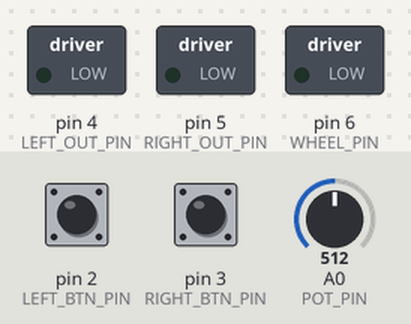
A sketch run on a simulated Arduino Uno, built with avr-gcc and run on an emulated ATmega328P. On the bench: switched loads named in the sketch (green lamp = pin HIGH). Dashed ring = blinking. The inputs (shaded band) are chosen by the test bench; at power-on: pin 2 (LEFT_BTN_PIN) LOW, pin 3 (RIGHT_BTN_PIN) LOW, A0 (POT_PIN) = 512.

Above: at 0.04 s.
1.3 s: pin 2 (LEFT_BTN_PIN) pulled HIGH for 0.15 s
At 3.96 s:
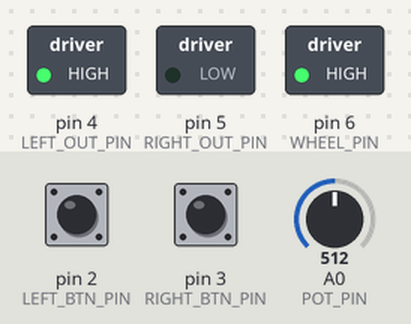
4.3 s: pin 3 (RIGHT_BTN_PIN) pulled HIGH for 0.15 s
7.4 s: pin 2 (LEFT_BTN_PIN) pulled HIGH for 1 s
10.4 s: A0 (POT_PIN) set to 716
At 10.89 s:
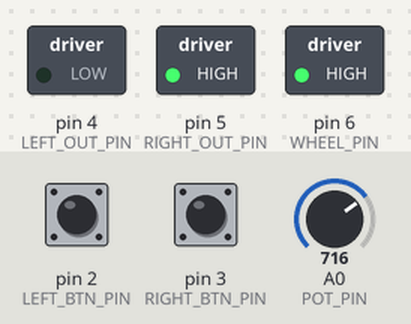
13.4 s: A0 (POT_PIN) set to 306
At 13.94 s:
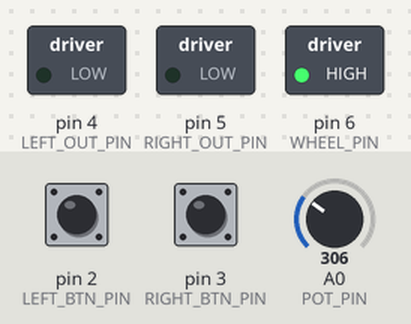
16.4 s: pin 2 (LEFT_BTN_PIN) pulled HIGH for 3.2 s
At 18.09 s:
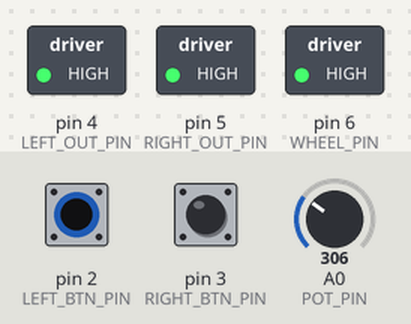
Timing chart, 0 to 22.1 s (numbered marks = the images above; inputs shaded):
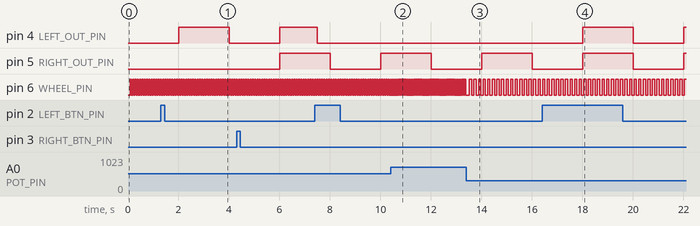

Measured:
- after the input at 1.3 s, pin 4 (LEFT_OUT_PIN): LOW → HIGH after 0.70 s, → LOW 2.0 s later
- after the input at 4.3 s, pin 5 (RIGHT_OUT_PIN): LOW → HIGH after 1.7 s
- after the input at 10.4 s, pin 6 (WHEEL_PIN): alternates HIGH for 0.03 s and LOW for 0.03 s, starting after 0.09 s
- after the input at 13.4 s, pin 6 (WHEEL_PIN): alternates HIGH for 0.09 s and LOW for 0.09 s, starting after 0.12 s
- after the input at 16.4 s, pin 4 (LEFT_OUT_PIN): LOW → HIGH after 1.6 s, → LOW 2.0 s later, → HIGH 2.0 s later
- by itself, pin 6 (WHEEL_PIN): alternates HIGH for 0.05 s and LOW for 0.05 s

The sketch:

BikeSimulator.ino
```cpp
#define LEFT_BTN_PIN 2
#define RIGHT_BTN_PIN 3
#define LEFT_OUT_PIN 4
#define RIGHT_OUT_PIN 5
#define WHEEL_PIN 6
#define POT_PIN A0
#define THRESHOLD 100


const double max_speed = 170.0;

volatile bool left_interrupt_request = false;
volatile unsigned long left_interrupt_time;
volatile bool right_interrupt_request = false;
volatile unsigned long right_interrupt_time;

unsigned long int wheel_last_update;
unsigned long int indicators_value_last_update;

volatile bool left_indicator;
volatile bool right_indicator;
volatile bool wheel;
volatile bool indicators_value;

double wheel_diameter = 1.9;


void leftInterruptHandler() {
  //the interrupt is disabled for some time after its execution for debouncing
  if (!left_interrupt_request) {
    left_interrupt_request = true;
    left_interrupt_time = millis();
  }
}

void rightInterruptHandler() {
  //the interrupt is disabled for some time after its execution for debouncing
  if (!right_interrupt_request) {
    right_interrupt_request = true;
    right_interrupt_time = millis();
  }
}

void setup() {
  //set pin directions
  pinMode(WHEEL_PIN, OUTPUT);
  pinMode(LEFT_OUT_PIN, OUTPUT);
  pinMode(RIGHT_OUT_PIN, OUTPUT);
  pinMode(LEFT_BTN_PIN, INPUT);
  pinMode(RIGHT_BTN_PIN, INPUT);
  pinMode(POT_PIN, INPUT);

  //attach interrupts for the indicators buttons
  attachInterrupt(digitalPinToInterrupt(LEFT_BTN_PIN), leftInterruptHandler, RISING);
  attachInterrupt(digitalPinToInterrupt(RIGHT_BTN_PIN), rightInterruptHandler, RISING);

  //initialize time variables
  wheel_last_update = millis();
  indicators_value_last_update = millis();
}

void loop() {
  //toggle the global indicators flsg every 2 seconds
  if (millis() - indicators_value_last_update > 2000) {
    indicators_value_last_update = millis();
    indicators_value = !indicators_value;
  }

  //handle indicators interrupts requests
  if (left_interrupt_request && (millis() - left_interrupt_time) > 100) {
    left_interrupt_request = false;
    left_indicator = !left_indicator;
  }
  if (right_interrupt_request && (millis() - right_interrupt_time) > 100) {
    right_interrupt_request = false;
    right_indicator = !right_indicator;
  }

  //turn the indicator on only if the global indicator flag and the corresponding indicator state are true
  digitalWrite(LEFT_OUT_PIN, left_indicator && indicators_value);
  digitalWrite(RIGHT_OUT_PIN, right_indicator && indicators_value);

  //read the analog input from the potentiometer and calculate the corresponding speed
  float vel = 0.0;
  int analog_read = analogRead(POT_PIN);
  if (analog_read > THRESHOLD) {
    vel = (float)(analog_read - THRESHOLD) / (1023 - THRESHOLD) * max_speed;
  }

  //calculate the wheel rotation period corresponding with the speed and toggle the output pin accordingly
  int period = 1000 * wheel_diameter / (vel / 3.6);
  if (vel > 0.0) {
    if (millis() - wheel_last_update > period) {
      wheel_last_update = millis();
      digitalWrite(WHEEL_PIN, HIGH);
    } else if (millis() - wheel_last_update > period / 2) {
      digitalWrite(WHEEL_PIN, LOW);
    }
  }

  delay(1);
}
```
